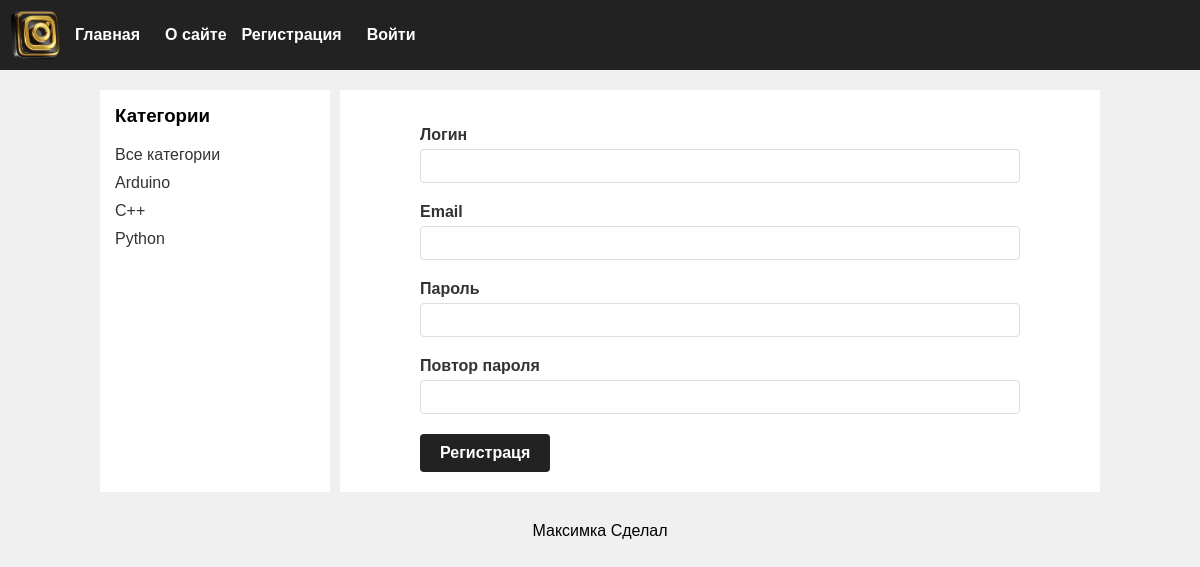
/rigister/, run on the app's committed database.
### main_blog/models.py (models this page shows, shortened)
class Category(models.Model):
    name = models.CharField(max_length=200, db_index=True)
    slug = models.SlugField(max_length=200, db_index=True, verbose_name='URL', blank=True)
    def get_absolute_url(self):
        if self.slug:
            return reverse('category', kwargs={'cat_slug': self.slug})
        return  reverse('category', kwargs={'cat_slug': self.slug})
    class Meta:
        verbose_name = "Категория"
        verbose_name_plural = "Категории"
        ordering = ['id']

### main_blog/views.py (the view, shortened to what this page needs)
# urls.py: path('rigister/', RegisterUser.as_view(), name='register'),
class RegisterUser(DataMixin, CreateView):
    form_class = RegisterUserForm
    template_name = 'main_blog/register.html'
    success_url = reverse_lazy('login')
    def get_context_data(self, *, object_list=None, **kwargs):
        context = super().get_context_data(**kwargs)
        c_def = self.get_user_context(title="Регистрация")
        return dict(list(context.items()) + list(c_def.items()))

### main_blog/forms.py
class RegisterUserForm(UserCreationForm):
    username = forms.CharField(label='Логин', widget=forms.TextInput(attrs={'class': 'form-input'}))
    email = forms.CharField(label='Email', widget=forms.EmailInput(attrs={'class': 'form-input'}))
    password1 = forms.CharField(label='Пароль', widget=forms.PasswordInput(attrs={'class': 'form-input'}))
    password2 = forms.CharField(label='Повтор пароля', widget=forms.PasswordInput(attrs={'class': 'form-input'}))
    class Meta:
        model = User
        fields = ('username', 'email', 'password1', 'password2')

### main_blog/utils.py (called while the page is built)
    def get_user_context(self, **kwargs):
        context = kwargs
        cats = Category.objects.annotate(Count('article'))
        user_menu = menu.copy()
        if not self.request.user.is_authenticated:
            user_menu.pop(1)
        context['menu'] = user_menu
        context['cats'] = cats
        if 'cat_selected' not in context:
            context['cat_selected'] = 0
        return context

### main_blog/templates/main_blog/register.html (shortened to what this page needs)
{% extends 'main_blog/base.html' %}
{% block content %}
<form method="post">
    {% for f in form%}
    <p> <label class="form-label"  for="{f.id_for_label}">{{ f.label}}</label>{{ f }}</p>
    {% endfor %}
    <button type="submit"> Регистраця </button>
</form>
{%  endblock %}

### main_blog/templates/main_blog/base.html (shortened to what this page needs)
{% load static %}
{% load blog_tags %}
<html lang="ru">
<head>
    <link rel="stylesheet" href="{% static 'main_blog/css/style.css' %}">
</head>
<body>
<header>
    <a href="{% url 'home' %}">
        <img src="{% static 'main_blog/image/logo.png' %}">
    </a>
    <nav>
    <div class="left">
        {% for m in menu %}
            <a href="{% url m.url_name %}">{{ m.title }}</a>
        {% endfor %}
    </div>
    <div class="right">
        {% if request.user.is_authenticated %}
            <span>{{ user.username }}</span> |
            <a href="{% url 'logout' %}">Выйти</a>
        {% else %}
            <a href="{% url 'register' %}">Регистрация</a>
            <a href="{% url 'login' %}">Войти</a>
        {% endif %}
    </div>
</nav>
</header>
<div class="main">
    <div class="sidebar">
        {% load cache %}
        <h3>Категории</h3>
        <a href="{% url 'home' %}">Все категории</a>
        {% cache 60 sidebar %}
        {% for c in cats %}
            {% if c.article__count > 0 %}
            <a href="{{ c.get_absolute_url }}">{{ c.name }}</a>
        {% endif %}
        {% endfor %}
        {% endcache %}
    </div>
    <div class="content">
        {% block content %}
        {% endblock %}
    </div>
</div>
<footer>
    Максимка Сделал
</footer>
</body>
</html>

### main_blog/static/main_blog/css/style.css (style rules this page uses)
body { margin: 0; font-family: Arial; background: #f0f0f0; }
header { background: #222; color: white; padding: 10px; display: flex; align-items: center; }
header img { height: 50px; margin-right: 15px; }
nav a { color: white; margin-right: 15px; text-decoration: none; font-weight: bold; }
.main { display: flex; width: 1000px; margin: auto; margin-top: 20px; }
.sidebar { width: 200px; background: white; padding: 15px; }
.sidebar h3 { margin-top: 0; }
.sidebar a { display: block; margin-bottom: 10px; text-decoration: none; color: #333; }
.content { flex: 1; background: white; padding: 20px; margin-left: 10px; }
form { max-width: 600px; margin: 0 auto; }
form p { margin-bottom: 20px; }
.form-label { display: block; margin-bottom: 5px; font-weight: bold; color: #333; }
form input[type="text"], form input[type="url"], form input[type="email"], form input[type="password"], form select, form textarea { width: 100%; padding: 8px 12px; border: 1px solid #ddd; border-radius: 4px; font-size: 14px; font-family: Arial; box-sizing: border-box; }
button[type="submit"] { background: #222; color: white; border: none; padding: 10px 20px; border-radius: 4px; cursor: pointer; font-size: 16px; font-weight: bold; transition: background 0.3s; }
footer { text-align: center; margin-top: 20px; padding: 10px; }
nav { display: flex; justify-content: space-between; align-items: center; }
nav .left, nav .right { display: flex; gap: 10px; }

### data on the page
Category: name "Arduino"
Category: name "C++"
Category: name "Python"

### other printed values
{{ m.title }} "Главная" "О сайте"
{{ f.label }} "Логин" "Email" "Пароль" "Повтор пароля"
